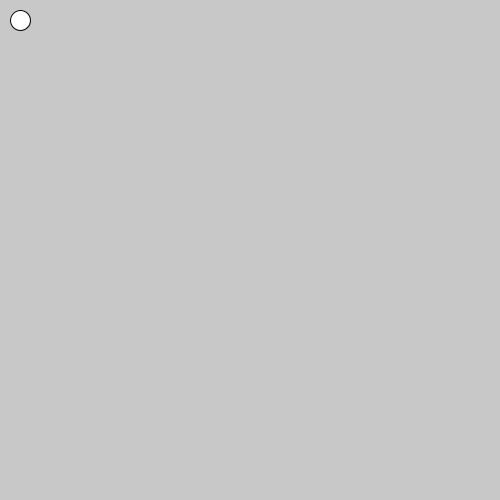
Frame 1 (no input)
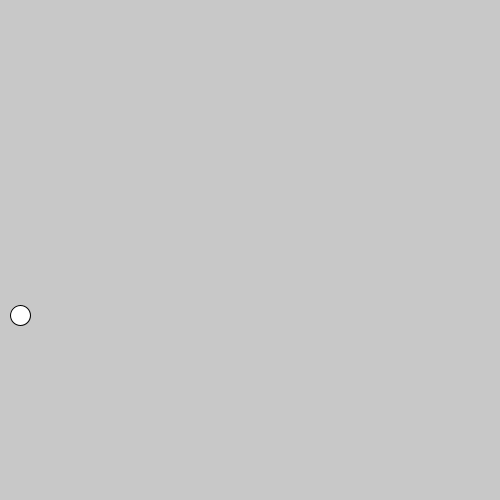
Frame 60 (the mouse pressed at the canvas centre just before this capture)
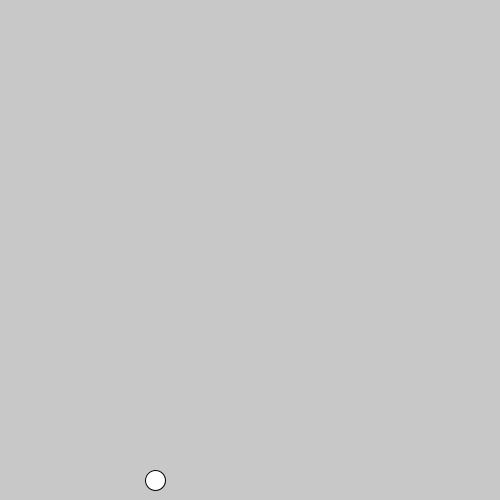
Frame 120 (the mouse held since frame 60 and released just before this capture)

The Processing sketch that drew these frames (run headless with seeded random() and noise(); from frame 60 on, the mouse is pressed at the canvas centre):

// Processing sketch: four_directional_ball
// ── four_directional_ball.pde
int x=20;
int y=20;
int dx=5;
int dy=5;

void setup(){
  size(500,500);
  background(200);
}

void draw(){
  background(200);
  
  circle(x,y,20);
  if (x==20 && y==20){
    dx=0;
    dy=5;
  }
  if (x==20 && y==480){
     dx=5;
  dy=0;
  }
  if(x==480 && y==480){
    dx=0;
    dy=-5;
  }
  if(x==480 && y==20){
    dx=-5;
    dy=0;
  }

  x=x+dx;
  y=y+dy;
}
